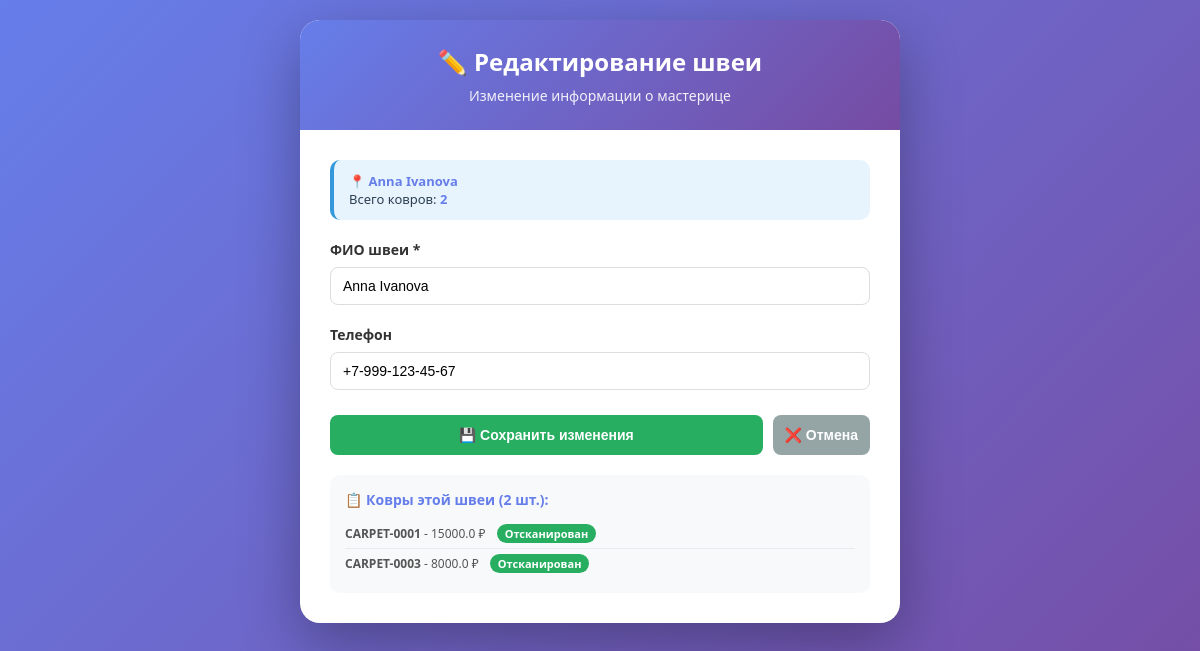
Before: /edit_craftsman/1 with the older database file.
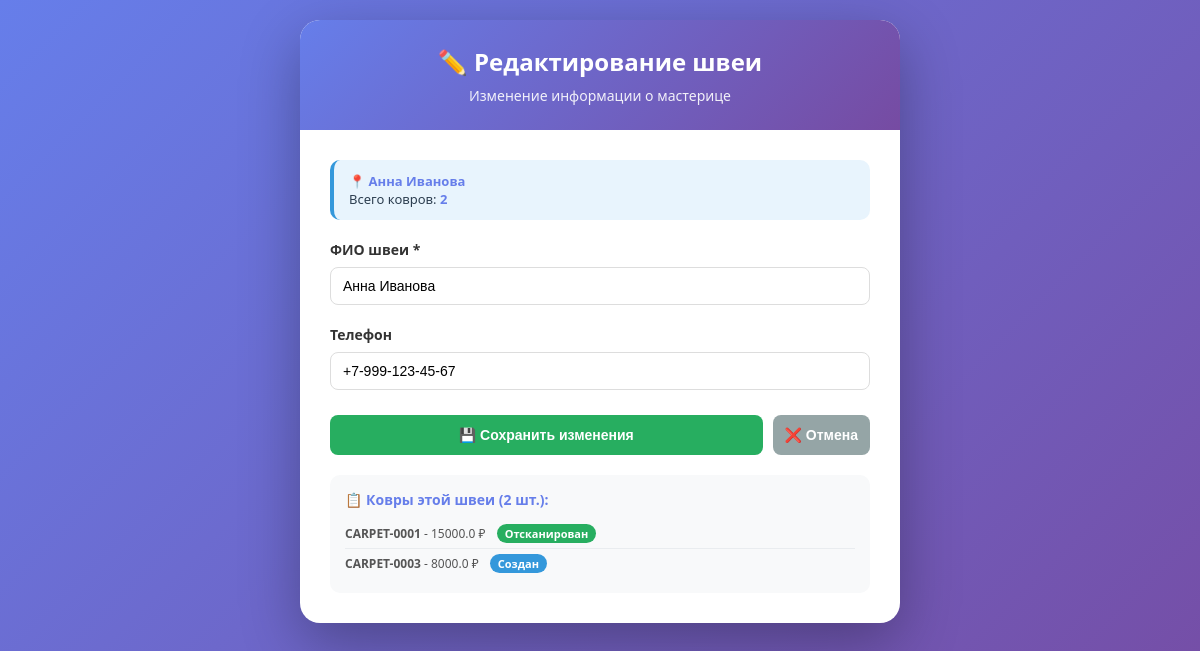
After: the same page with the newer database file.
### app.py (models this page shows)
class Craftsman(db.Model):
    id = db.Column(db.Integer, primary_key=True)
    name = db.Column(db.String(100), nullable=False)
    phone = db.Column(db.String(20))
    created_at = db.Column(db.DateTime, default=datetime.utcnow)
    carpets = db.relationship('Carpet', backref='craftsman_ref', cascade="all, delete-orphan")

class Carpet(db.Model):
    id = db.Column(db.Integer, primary_key=True)
    carpet_id = db.Column(db.String(50), unique=True, nullable=False)
    carpet_type_id = db.Column(db.Integer, db.ForeignKey('carpet_type.id'), nullable=False)
    craftsman_id = db.Column(db.Integer, db.ForeignKey('craftsman.id'), nullable=False)
    price = db.Column(db.Float, nullable=False)
    size = db.Column(db.String(50))
    material = db.Column(db.String(100))
    color = db.Column(db.String(50))
    status = db.Column(db.String(50), default='created')
    scanned_at = db.Column(db.String(20), nullable=True)
    scanned_by = db.Column(db.String(50), default='admin')
    notes = db.Column(db.Text)
    qr_code_path = db.Column(db.String(200))
    created_at = db.Column(db.DateTime, default=datetime.utcnow)

### app.py (the view)
@app.route('/edit_craftsman/<int:id>', methods=['GET', 'POST'])
def edit_craftsman(id):
    craftsman = Craftsman.query.get_or_404(id)
    if request.method == 'POST':
        craftsman.name = request.form['name']
        craftsman.phone = request.form['phone']
        db.session.commit()
        flash('Данные швеи обновлены!', 'success')
        return redirect(url_for('index'))
    return render_template('edit_craftsman.html', craftsman=craftsman)

### templates/edit_craftsman.html (shortened to what this page needs)
<!DOCTYPE html>
<html lang="ru">
<head>
</head>
<body>
    <div class="container">
        <div class="header">
            <h1>✏️ Редактирование швеи</h1>
            <p>Изменение информации о мастерице</p>
        </div>
        <div class="content">
            <div class="info-box">
                📍 <strong>{{ craftsman.name }}</strong><br>
                Всего ковров: <strong>{{ craftsman.carpets|length }}</strong>
            </div>
            <form method="POST">
                <div class="form-group">
                    <label>ФИО швеи *</label>
                    <input type="text" name="name" value="{{ craftsman.name }}" required
                           placeholder="Иванова Анна Петровна">
                </div>
                <div class="form-group">
                    <label>Телефон</label>
                    <input type="text" name="phone" value="{{ craftsman.phone or '' }}"
                           placeholder="+7-XXX-XXX-XX-XX">
                </div>
                <div class="btn-group">
                    <button type="submit" class="btn-save">💾 Сохранить изменения</button>
                    <a href="/"><button type="button" class="btn-cancel">❌ Отмена</button></a>
                </div>
            </form>
            {% if craftsman.carpets|length > 0 %}
            <div class="carpets-list">
                <h3>📋 Ковры этой швеи ({{ craftsman.carpets|length }} шт.):</h3>
                {% for carpet in craftsman.carpets %}
                <div class="carpet-item">
                    <strong>{{ carpet.carpet_id }}</strong> - {{ carpet.price }} ₽
                    {% if carpet.status == 'created' %}
                        <span class="badge badge-created">Создан</span>
                    {% elif carpet.status == 'scanned' %}
                        <span class="badge badge-scanned">Отсканирован</span>
                    {% elif carpet.status == 'sold' %}
                        <span class="badge badge-sold">Продан</span>
                    {% endif %}
                </div>
                {% endfor %}
            </div>
            {% endif %}
        </div>
    </div>
</body>
</html>

Changed rows visible on the page:
changed Craftsman: name "Anna Ivanova" → "Анна Иванова"
changed Carpet "CARPET-0003": status "Отсканирован" → "Создан"
